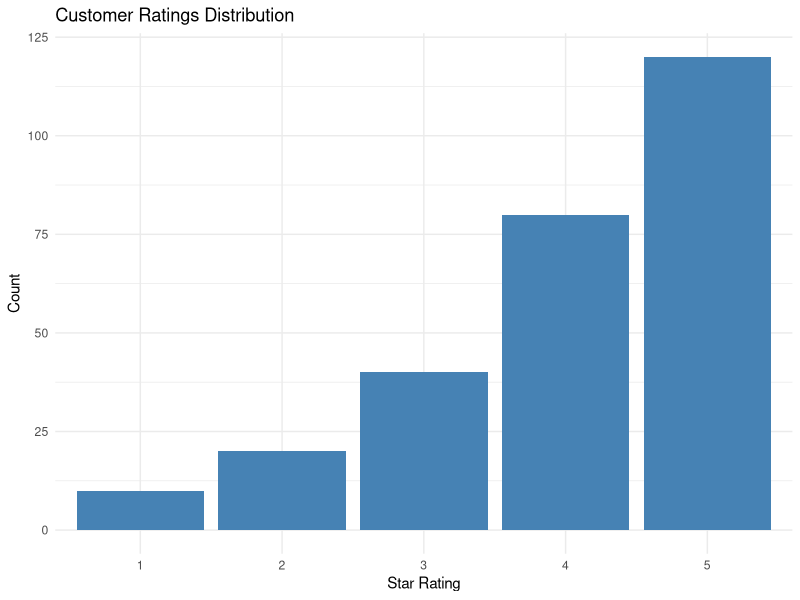

Source code (R):
## ---- chunk 1
library(ggplot2)
data <- data.frame(rating = c(5, 4, 3, 2, 1), count = c(120, 80, 40, 20, 10))
ggplot(data, aes(x=factor(rating), y=count)) + 
  geom_bar(stat="identity", fill="steelblue") + 
  theme_minimal() + 
  labs(title="Customer Ratings Distribution", x="Star Rating", y="Count")
